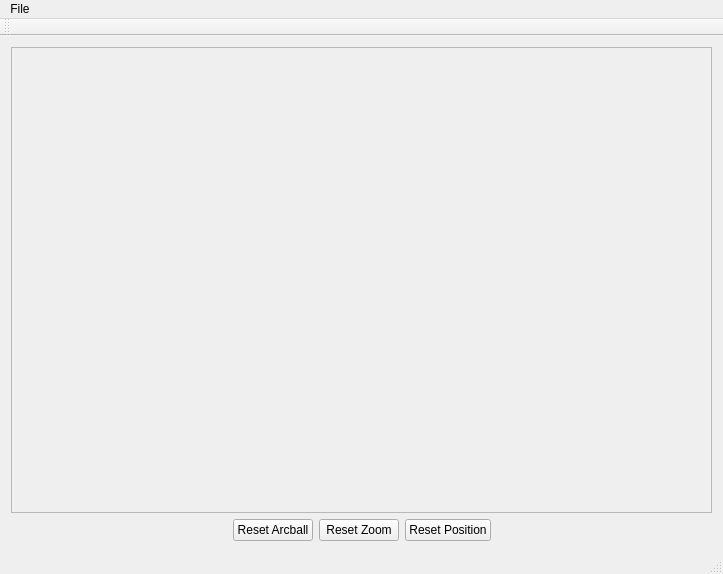
<?xml version="1.0" encoding="UTF-8"?>
<ui version="4.0">
 <class>MainWindow</class>
 <widget class="QMainWindow" name="MainWindow">
  <property name="geometry">
   <rect>
    <x>0</x>
    <y>0</y>
    <width>723</width>
    <height>574</height>
   </rect>
  </property>
  <property name="windowTitle">
   <string>MainWindow</string>
  </property>
  <widget class="QWidget" name="centralWidget">
   <layout class="QVBoxLayout" name="verticalLayout">
    <item>
     <widget class="QScrollArea" name="glScrollArea">
      <property name="widgetResizable">
       <bool>true</bool>
      </property>
      <widget class="QWidget" name="scrollAreaWidgetContents">
       <property name="geometry">
        <rect>
         <x>0</x>
         <y>0</y>
         <width>703</width>
         <height>459</height>
        </rect>
       </property>
      </widget>
     </widget>
    </item>
    <item>
     <layout class="QHBoxLayout" name="horizontalLayout">
      <item>
       <spacer name="horizontalSpacer">
        <property name="orientation">
         <enum>Qt::Horizontal</enum>
        </property>
        <property name="sizeHint" stdset="0">
         <size>
          <width>40</width>
          <height>20</height>
         </size>
        </property>
       </spacer>
      </item>
      <item>
       <widget class="QPushButton" name="arcButton">
        <property name="text">
         <string>Reset Arcball</string>
        </property>
       </widget>
      </item>
      <item>
       <widget class="QPushButton" name="zoomButton">
        <property name="text">
         <string>Reset Zoom</string>
        </property>
       </widget>
      </item>
      <item>
       <widget class="QPushButton" name="dragButton">
        <property name="text">
         <string>Reset Position</string>
        </property>
       </widget>
      </item>
      <item>
       <spacer name="horizontalSpacer_2">
        <property name="orientation">
         <enum>Qt::Horizontal</enum>
        </property>
        <property name="sizeHint" stdset="0">
         <size>
          <width>40</width>
          <height>20</height>
         </size>
        </property>
       </spacer>
      </item>
     </layout>
    </item>
   </layout>
  </widget>
  <widget class="QMenuBar" name="menuBar">
   <property name="geometry">
    <rect>
     <x>0</x>
     <y>0</y>
     <width>723</width>
     <height>25</height>
    </rect>
   </property>
   <widget class="QMenu" name="menuFile">
    <property name="title">
     <string>File</string>
    </property>
    <addaction name="actionSave_Image"/>
    <addaction name="separator"/>
    <addaction name="actionQuit"/>
   </widget>
   <addaction name="menuFile"/>
  </widget>
  <widget class="QToolBar" name="mainToolBar">
   <attribute name="toolBarArea">
    <enum>TopToolBarArea</enum>
   </attribute>
   <attribute name="toolBarBreak">
    <bool>false</bool>
   </attribute>
  </widget>
  <widget class="QStatusBar" name="statusBar"/>
  <action name="actionSave_Image">
   <property name="text">
    <string>Save Image</string>
   </property>
  </action>
  <action name="actionQuit">
   <property name="text">
    <string>Quit</string>
   </property>
  </action>
 </widget>
 <layoutdefault spacing="6" margin="11"/>
 <resources/>
 <connections/>
</ui>
